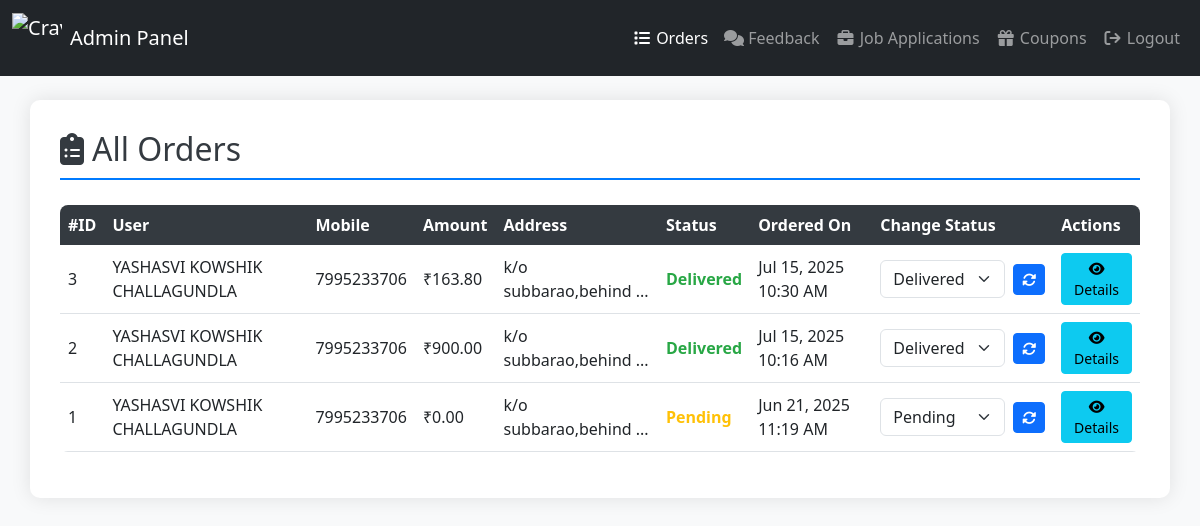
The page /admin_orders.php (signed in) on the database its author committed.
### tables this page shows
CREATE TABLE `orders` (
  `id` int(11) NOT NULL,
  `user_id` int(11) DEFAULT NULL,
  `total_amount` decimal(10,2) DEFAULT NULL,
  `coupon_applied` varchar(50) DEFAULT NULL,
  `delivery_address` text DEFAULT NULL,
  `order_date` timestamp NOT NULL DEFAULT current_timestamp(),
  `status` enum('Pending','Processing','Delivered') DEFAULT 'Pending'
);

CREATE TABLE `users` (
  `id` int(11) NOT NULL,
  `name` varchar(100) NOT NULL,
  `mobile` varchar(15) NOT NULL,
  `email` varchar(100) NOT NULL,
  `address` text NOT NULL,
  `password` varchar(255) NOT NULL,
  `created_at` timestamp NOT NULL DEFAULT current_timestamp()
);

### admin_orders.php (the view, shortened to what this page needs)
<?php
include("db.php");
$order_query = "SELECT orders.*, users.name, users.mobile FROM orders
                JOIN users ON orders.user_id = users.id
                ORDER BY orders.order_date DESC";
$order_result = mysqli_query($conn, $order_query);
?>
<!DOCTYPE html>
<html lang="en">
<head>
    <link href="https://cdn.jsdelivr.net/npm/bootstrap@5.3.0/dist/css/bootstrap.min.css" rel="stylesheet">
    <link rel="stylesheet" href="https://cdnjs.cloudflare.com/ajax/libs/font-awesome/6.4.0/css/all.min.css">
</head>
<body>
<nav class="navbar navbar-expand-lg navbar-dark bg-dark">
    <div class="container-fluid">
        <a class="navbar-brand d-flex align-items-center" href="admin_dashboard.php">
            <img src="food_images/cravfoods_logo.png" alt="CravFoods Logo" width="50" height="50" class="me-2">
            <span>Admin Panel</span>
        </a>
        <div class="collapse navbar-collapse" id="navbarNav">
            <ul class="navbar-nav ms-auto">
                <li class="nav-item"><a class="nav-link active" href="admin_orders.php"><i class="fa fa-fw fa-list"></i> Orders</a></li>
                <li class="nav-item"><a class="nav-link" href="admin_feedback.php"><i class="fa fa-fw fa-comments"></i> Feedback</a></li>
                <li class="nav-item"><a class="nav-link" href="admin_support.php"><i class="fa fa-fw fa-briefcase"></i> Job Applications</a></li>
                <li class="nav-item"><a class="nav-link" href="admin_coupons.php"><i class="fa fa-fw fa-gift"></i> Coupons</a></li>
                <li class="nav-item"><a class="nav-link" href="admin_logout.php"><i class="fa fa-fw fa-sign-out"></i> Logout</a></li>
            </ul>
        </div>
    </div>
</nav>
<div class="container mt-4">
    <h2><i class="fas fa-clipboard-list me-2"></i>All Orders</h2>
    <div class="table-container">
        <table class="table table-hover align-middle">
            <thead>
                <tr>
                    <th>#ID</th>
                    <th>User</th>
                    <th>Mobile</th>
                    <th>Amount</th>
                    <th>Address</th>
                    <th>Status</th>
                    <th>Ordered On</th>
                    <th>Change Status</th>
                    <th>Actions</th>
                </tr>
            </thead>
            <tbody>
                <?php while ($row = mysqli_fetch_assoc($order_result)) { ?>
                    <tr>
                        <td><?= $row['id'] ?></td>
                        <td><?= htmlspecialchars($row['name']) ?></td>
                        <td><?= htmlspecialchars($row['mobile']) ?></td>
                        <td>₹<?= number_format($row['total_amount'], 2) ?></td>
                        <td><?= htmlspecialchars(substr($row['delivery_address'], 0, 20)) ?>...</td>
                        <td>
                            <span class="status-<?= strtolower($row['status']) ?>">
                                <?= $row['status'] ?>
                            </span>
                        </td>
                        <td><?= date('M j, Y g:i A', strtotime($row['order_date'])) ?></td>
                        <td>
                            <form method="POST" class="d-flex align-items-center">
                                <select name="new_status" class="form-select me-2">
                                    <option value="Pending" <?= $row['status'] == 'Pending' ? 'selected' : '' ?>>Pending</option>
                                    <option value="Delivered" <?= $row['status'] == 'Delivered' ? 'selected' : '' ?>>Delivered</option>
                                </select>
                                <button type="submit" class="btn btn-sm btn-primary btn-update">
                                    <i class="fas fa-sync-alt"></i>
                                </button>
                            </form>
                        </td>
                        <td>
                            <a href="order_details.php?id=<?= $row['id'] ?>" class="btn btn-sm btn-info">
                                <i class="fas fa-eye"></i> Details
                            </a>
                        </td>
                    </tr>
                <?php } ?>
            </tbody>
        </table>
    </div>
</div>
</body>
</html>

### admin_orders.php (style rules this page uses)
body { background-color: #f8f9fa; font-family: 'Segoe UI', Tahoma, Geneva, Verdana, sans-serif; }
.container { background-color: white; border-radius: 10px; box-shadow: 0 0 20px rgba(0, 0, 0, 0.1); padding: 30px; margin-top: 30px; }
.table-container { overflow-x: auto; }
.table { border-radius: 8px; overflow: hidden; }
.table thead th { background-color: #343a40; color: white; font-weight: 600; border: none; }
.table tbody tr { transition: all 0.3s ease; }
.table tbody tr:nth-child(even) { background-color: #f8f9fa; }
.status-pending { color: #ffc107; font-weight: 600; }
.status-delivered { color: #28a745; font-weight: 600; }
.form-select { min-width: 120px; }
.btn-update { white-space: nowrap; }
h2 { color: #343a40; border-bottom: 2px solid #007bff; padding-bottom: 10px; margin-bottom: 25px; }

### rows shown on the page
orders: id "3", user.name "YASHASVI KOWSHIK CHALLAGUNDLA", user.mobile "7995233706", total_amount "163.80", delivery_address "k/o subbarao,behind", status "Delivered", order_date "Jul 15, 2025 10:30 AM", new_status "Delivered"
orders: id "2", user.name "YASHASVI KOWSHIK CHALLAGUNDLA", user.mobile "7995233706", total_amount "900.00", delivery_address "k/o subbarao,behind", status "Delivered", order_date "Jul 15, 2025 10:16 AM", new_status "Delivered"
orders: id "1", user.name "YASHASVI KOWSHIK CHALLAGUNDLA", user.mobile "7995233706", total_amount "0.00", delivery_address "k/o subbarao,behind", status "Pending", order_date "Jun 21, 2025 11:19 AM", new_status "Pending"
